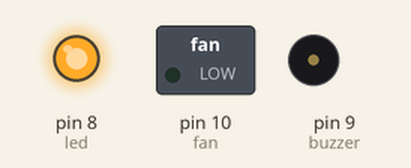
The sketch below on a simulated Arduino Uno, built with avr-gcc and run on an emulated ATmega328P. On the bench: switched loads named in the sketch (green lamp = pin HIGH), output pins drawn as LEDs (lit = HIGH), buzzer (waves = sounding, pin HIGH).

Above: at 0.5 s.
At 1.5 s:
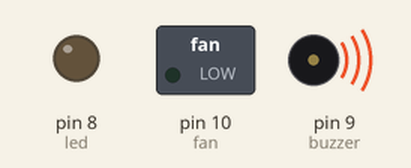
At 5.5 s:
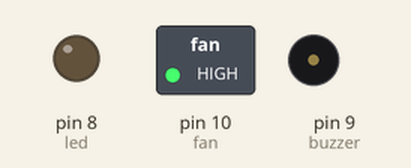
Timing chart, 0 to 6.9 s (numbered marks = the images above):
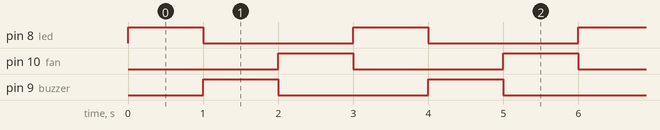

The sketch:

lesson.ino
```cpp
#define led 8
#define buzzer 9
#define fan 10

void setup() {
  pinMode(led, OUTPUT);
  pinMode(buzzer, OUTPUT);
  pinMode(fan, OUTPUT);
}

void loop() {
digitalWrite(led, HIGH);
digitalWrite(buzzer,LOW);
digitalWrite(fan, LOW);
delay(1000);
digitalWrite(led, LOW);
digitalWrite(buzzer,HIGH);
digitalWrite(fan, LOW);
delay(1000);
digitalWrite(led, LOW);
digitalWrite(buzzer,LOW);
digitalWrite(fan, HIGH);
delay(1000);
}
```

Measured:
- by itself, pin 8 (led), pin 10 (fan), pin 9 (buzzer): alternates HIGH for 1.0 s and LOW for 2.0 s
- by itself, everything shown: repeats every 3.0 s, in 3 steps
